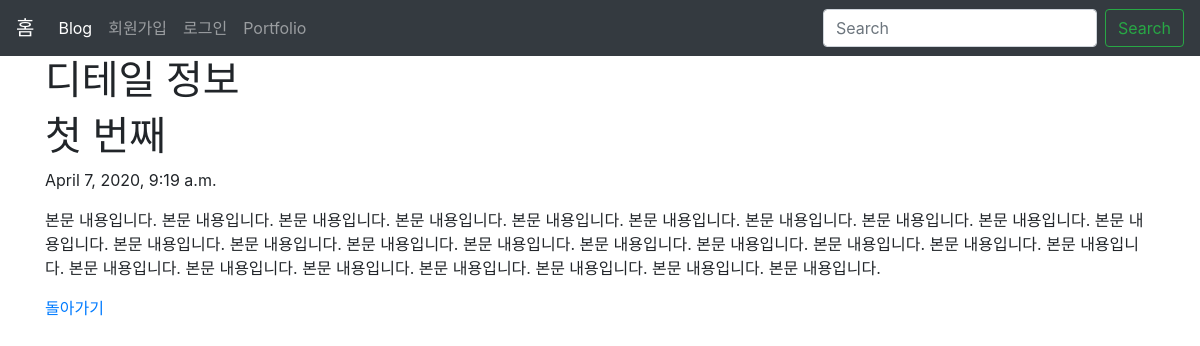
Page /blog/1/ on the committed database.
### blog/models.py (models this page shows, shortened)
class Blog(models.Model):
    title = models.CharField(max_length=200)
    pub_date = models.DateTimeField('date published')
    body = models.TextField()

### blog/views.py (the view)
# urls.py: path('<int:blog_id>/', views.detail, name="detail"),
def detail(request, blog_id):
    blog_detail = get_object_or_404(Blog, pk=blog_id)
    return render(request, 'detail.html', {'detail':blog_detail})

### blog/templates/detail.html (shortened to what this page needs)
<html>
    <head>
    </head>
    {% extends 'base.html' %}
    {% block contents %}
    <body>
        <div class="container">
            <h1>디테일 정보</h1>
            <h1> {{detail.title}} </h1>
            <p> {{detail.pub_date}} </p>
            <p> {{detail.body}} </p>
            <a href="{% url 'home' %}">돌아가기</a>
        </div>
    </body>
    {% endblock %}

### rows in the picture
Blog: title "첫 번째", pub_date "April 7, 2020, 9:19 a.m.", body "본문 내용입니다. 본문 내용입니다. 본문 내용입니다. 본문 내용입니다. 본문 내용입니다. 본문 내용입니다. 본문 내용입니다. 본문 내용입니다. 본문 내용입니다. 본문 내용입니다. 본문 내용입니다. 본문 내용입니다. 본문 내용입니다. 본문 내용입니다. 본문 내용입니다. 본문 내용입니다. 본문 내용입니다. 본문 내용입니다. 본문 내용입니다. 본문 내용입니다. 본문 내용입니다. 본문 내용입니다. 본문 내용입니다. 본문 내용입니다. 본문 내용입니다. 본문 내용입니다."
